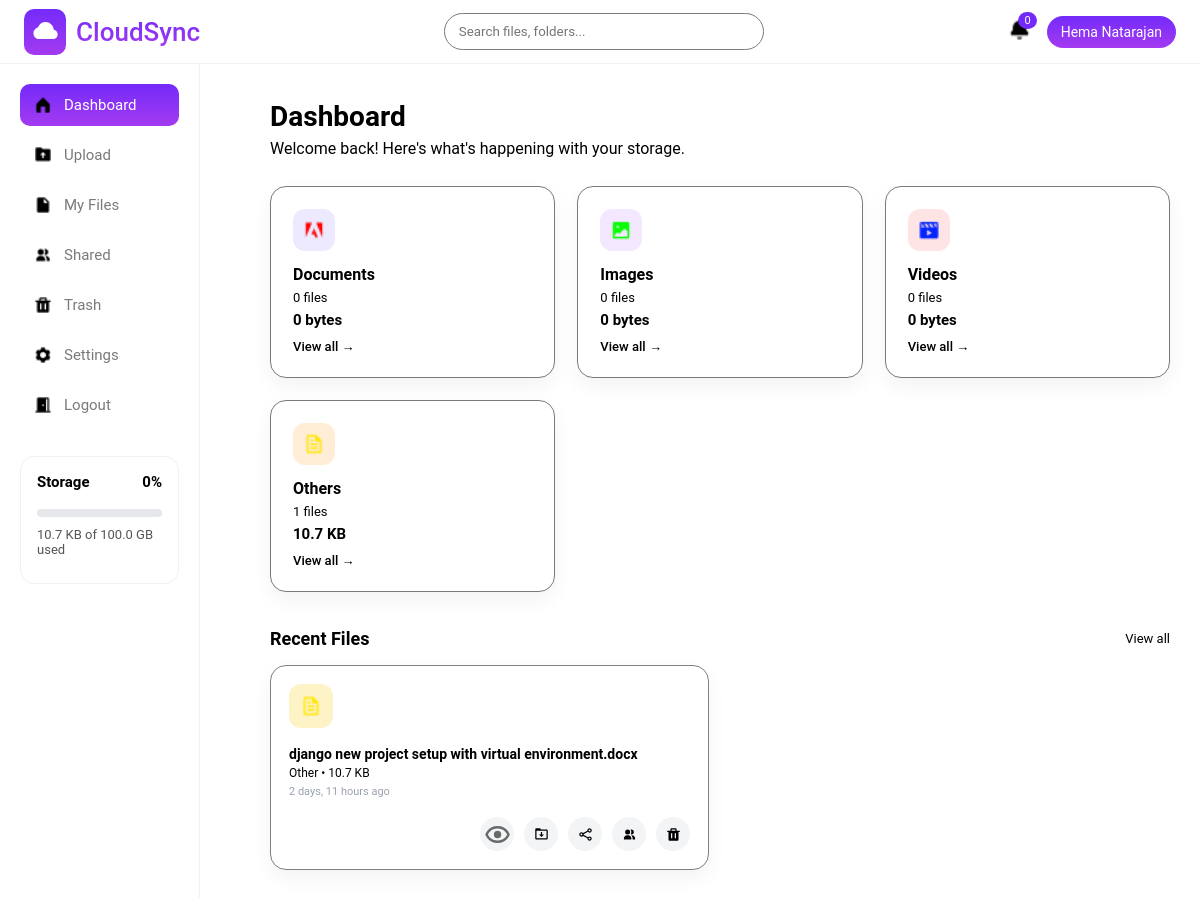
The page /user/dashboard/ (signed in) on the database its author committed.
### accounts/models.py (models this page shows)
class User(AbstractUser):
    profile_picture = models.ImageField(null=True, blank=True, upload_to = profile_image_upload_path)
    phone = models.CharField(max_length=10, unique=True, null=True, blank=True)

### storageapp/models.py (models this page shows, shortened)
class CloudFile(models.Model):
    FILE_TYPES = (
        ("image", "Image"),
        ("video", "Video"),
        ("document", "Document"),
        ("other", "Other"),
    )
    user = models.ForeignKey(settings.AUTH_USER_MODEL, on_delete=models.CASCADE)
    file_name = models.CharField(max_length=255)
    file_size = models.BigIntegerField()
    file_type = models.CharField(max_length=20, choices=FILE_TYPES)
    file_url = models.URLField(null=True, blank=True)
    uploaded_file = models.FileField(upload_to='cloud/',null=True)
    public_id = models.CharField(max_length=255,null=True)
    uploaded_at = models.DateTimeField(auto_now_add=True)
    is_deleted = models.BooleanField(default=False)
    deleted_at = models.DateTimeField(null=True, blank=True)

### storageapp/views.py (the view)
# urls.py: path('dashboard/', dashboard, name='dashboard'),
def dashboard(request):
    if request.user.is_authenticated and not request.user.is_superuser:
        user = request.user
        files = CloudFile.objects.filter(user=user, is_deleted=False)
        stats = {
            "document": files.filter(file_type="document"),
            "image": files.filter(file_type="image"),
            "video": files.filter(file_type="video"),
            "other": files.filter(file_type="other"),
        }
        cards = {}
        for key, qs in stats.items():
            cards[key] = {
                "count": qs.count(),
                "size": qs.aggregate(total=Sum("file_size"))["total"] or 0
            }
        recent_files = files.order_by("-uploaded_at")[:6]
        return render(request, "storageapp/dashboard.html", {
            "cards": cards,
            "recent_files": recent_files
        })
    elif request.user.is_authenticated and request.user.is_superuser:
        return redirect('storageapp:admin_dashboard')
    else:
        return redirect('accounts:signin_page')

### storageapp/context_processors.py (called while the page is built)
def storage_info(request):
    if not request.user.is_authenticated:
        return {}
    sub = UserSubscription.objects.select_related("plan").filter(user=request.user).first()
    used = (
        CloudFile.objects
        .filter(user=request.user, is_deleted=False)
        .aggregate(total=Sum("file_size"))["total"] or 0
    )
    limit = sub.plan.storage_limit
    storage_percent = min(
        int((used / limit) * 100) if limit else 0,
        100
    )
    return {
        "storage_used": used,
        "storage_limit": limit,
        "storage_percent": int((used / limit) * 100) if limit else 0,
        "current_plan": sub.plan,
        "storage_percent":storage_percent,
    }

### subscriptions/context_processors.py (called while the page is built)
def subscription_context(request):
    if not request.user.is_authenticated:
        return {}
    subscription = UserSubscription.objects.select_related("plan").get(user=request.user)
    used = CloudFile.objects.filter(
        user=request.user,
        is_deleted=False
    ).aggregate(s=Sum("file_size"))["s"] or 0
    limit = subscription.plan.storage_limit
    percent = min(int((used / limit) * 100), 100) if limit else 0
    return {
        "current_plan": subscription.plan,
        "storage_used": used,
        "storage_limit": limit,
        "storage_percent": percent,
    }

### storageapp/templates/storageapp/dashboard.html (shortened to what this page needs)
{% extends 'storageapp/base.html' %}
{% load static %}
{% load humanize %}
{% block style %}
    <link rel="stylesheet" href="{% static 'css/dashboard.css' %}">
{% endblock %}
{% block content %}
<h2 class="dashboard-title">Dashboard</h2>
<p class="dashboard-subtitle">
    Welcome back! Here's what's happening with your storage.
</p>
<div class="storage-cards">
    <div class="card">
        <div class="card-icon purple">
            <img src="{% static 'images/adobe.png' %}">
        </div>
        <h4>Documents</h4>
        <p><span id="doc-count">{{ cards.document.count }}</span> files</p>
        <strong id="doc-size">{{ cards.document.size|filesizeformat }}</strong>
        <a href="{% url 'storageapp:myfiles' %}?type=document">View all →</a>
    </div>
    <div class="card">
        <div class="card-icon violet">
            <img src="{% static 'images/image.png' %}" alt="Video">
        </div>
        <h4>Images</h4>
        <p><span id="img-count">{{ cards.image.count }}</span> files</p>
        <strong id="img-size">{{ cards.image.size|filesizeformat }}</strong>
        <a href="{% url 'storageapp:myfiles' %}?type=image">View all →</a>
    </div>
    <div class="card">
        <div class="card-icon pink">
            <img src="{% static 'images/video.png' %}" alt="Video">
        </div>
        <h4>Videos</h4>
        <p><span id="vid-count">{{ cards.video.count }}</span> files</p>
        <strong id="vid-size">{{ cards.video.size|filesizeformat }}</strong>
        <a href="{% url 'storageapp:myfiles' %}?type=video">View all →</a>
    </div>
    <div class="card">
        <div class="card-icon orange">
            <img src="{% static 'images/file.png' %}" alt="Video">
        </div>
        <h4>Others</h4>
        <p><span id="oth-count">{{ cards.other.count }}</span> files</p>
        <strong id="oth-size">{{ cards.other.size|filesizeformat }}</strong>
        <a href="{% url 'storageapp:myfiles' %}?type=other">View all →</a>
    </div>
</div>
<div class="recent-header">
    <h3>Recent Files</h3>
    <a href="{% url 'storageapp:myfiles' %}">View all</a>
</div>
<div class="recent-grid">
    {% for file in recent_files %}
    <div class="recent-card" id="file-{{ file.id }}" data-name="{{ file.file_name|lower }}">
        <div class="recent-icon {{ file.file_type }}">
            {% if file.file_type == "image" %}
                <img src="{% static 'images/image.png' %}" alt="Image">
            {% elif file.file_type == "video" %}
                <img src="{% static 'images/video.png' %}" alt="Video">
            {% elif file.file_type == "document" %}
                <img src="{% static 'images/adobe.png' %}" alt="Document">
            {% else %}
                <img src="{% static 'images/file.png' %}" alt="Other">
            {% endif %}
        </div>
        <div class="recent-info">
            <h5>{{ file.file_name }}</h5>
            <p>
                {{ file.file_type|capfirst }} • {{ file.file_size|filesizeformat }}
            </p>
            <small>{{ file.uploaded_at|naturaltime }}</small>
        </div>
        <div class="recent-actions">
            {% if file.file_type == "other" %}
            <a href="{{ file.file_url }}" target="_blank" class="icon-btn">
                <img src="{% static 'images/hidepassword_icon.png' %}" alt="">
            </a>
            {% endif %}
            <a href="{% url 'storageapp:download_file' file.id %}"
            class="icon-btn download"
            title="Download">
                <img src="{% static 'images/download.png' %}" alt="">
            </a>
            <a href="javascript:void(0)"
                title="Share"
                class="icon-btn"
                onclick="openShareModal('{{ file.file_url }}')">
                    <img src="{% static 'images/shareicon.png' %}" alt="Share">
            </a>
            <button class="icon-btn share"
                title="Give access"
                    onclick="shareFile('{{ file.id }}')">
                <img src="{% static 'images/share.png' %}">
            </button>
            <button
                class="icon-btn trash"
                title="Move to Trash"
                onclick="moveToTrash('{{ file.id }}')">
                <img src="{% static 'images/trash.png' %}" alt="">
            </button>
        </div>
    </div>
    {% endfor %}
</div>
{% endblock %}

### storageapp/templates/storageapp/base.html (shortened to what this page needs)
{% load static %}
<!DOCTYPE html>
<html lang="en">
<head>
    <link rel="stylesheet" href="{% static 'css/common.css' %}">
    <link rel="stylesheet" href="{% static 'css/base.css' %}">
    {% block style %}
    {% endblock %}
</head>
<body>
<div class="header">
    <div class="logoarea">
        <div class="logoimage">
            <img src="{% static 'images/cloud.png' %}" alt="logoimage">
        </div>
        <div class="logotext">CloudSync</div>
    </div>
    {% if request.resolver_match.url_name == 'dashboard' or request.resolver_match.url_name == 'shared_files' or request.resolver_match.url_name == 'myfiles' %}
    <form onsubmit="return false;" class="global-search">
        <div class="search-box">
        <input
            type="text"
            id="globalSearchInput"
            placeholder="Search files, folders..."
        >
        </div>
    </form>
    {% endif %}
    <div class="header-right">
        <div class="notification"><img src="{% static 'images/bell.png' %}" alt="" srcset=""><span>0</span></div>
        <div class="user-pill">{{ request.user.first_name|default:request.user.username }}</div>
    </div>
</div>
<div class="sidebar">
    <a href="{% url 'storageapp:dashboard' %}" class="nav-item {% if request.resolver_match.url_name == 'dashboard' %}active{% endif %}"><img src="{% static 'images/dashboard.png' %}" alt=""> Dashboard</a>
    <a href="{% url 'storageapp:upload_page' %}" class="nav-item {% if request.resolver_match.url_name == 'upload_page' %}active{% endif %}"><img src="{% static 'images/upload.png' %}" alt=""> Upload</a>
    <a href="{% url 'storageapp:myfiles' %}" class="nav-item {% if request.resolver_match.url_name == 'myfiles' %}active{% endif %}"><img src="{% static 'images/myfile.png' %}" alt=""> My Files</a>
    <a href="{% url 'storageapp:shared_files' %}" class="nav-item {% if request.resolver_match.url_name == 'shared_files' %}active{% endif %}"><img src="{% static 'images/share.png' %}" alt=""> Shared</a>
    <a href="{% url 'storageapp:trash' %}" class="nav-item {% if request.resolver_match.url_name == 'trash' %}active{% endif %}"><img src="{% static 'images/trash.png' %}" alt=""> Trash</a>
    <a href="{% url 'storageapp:settings_page' %}" class="nav-item {% if request.resolver_match.url_name == 'settings' %}active{% endif %}"><img src="{% static 'images/settings.png' %}" alt=""> Settings</a>
    <a href="{% url 'accounts:user_logout' %}" class="nav-item"><img src="{% static 'images/logout.png' %}" alt=""> Logout</a>
    <div class="storage-box">
        <div style="display:flex;justify-content:space-between">
            <strong>Storage</strong>
            <strong>{{ storage_percent }}%</strong>
        </div>
        <div class="progressbar">
        </div>
        <p>
            {{ storage_used|filesizeformat }}
            of
            {{ storage_limit|filesizeformat }}
            used
        </p>
    </div>
</div>
<div class="main">
    {% block content %}
    {% endblock %}
</div>
</body>
</html>

### static/css/common.css (style rules this page uses)
* { margin: 0; padding: 0; box-sizing: border-box; font-family: 'Roboto', sans-serif; }
:root { --white:#ffffff; --red:red; --blue:#742BFA; --violet:#A43AF0; --grey:#7A7A7A; --lightgrey:#f1f1f1; --bordergrey:#d0d0d0; --black:#000000; }
body { background: var(--white); color: var(--black); }
html { min-width: 320px; scroll-behavior: smooth; }
a { text-decoration: none; }

### static/css/base.css (style rules this page uses)
.header { height: 64px; background: var(--white); display: flex; align-items: center; justify-content: space-between; padding: 0 24px; border-bottom: 1px solid var(--lightgrey); position: fixed; top: 0; left: 0; right: 0; z-index: 100; }
.logoarea { display: flex; align-items: center; gap: 10px; }
.logoarea .logoimage { background:linear-gradient(to bottom, #742BFA, #A43AF0); padding: 7px; border-radius: 10px; }
.logoarea .logotext { background-image: linear-gradient(to bottom, #742BFA, #A43AF0); background-clip: text; -webkit-background-clip: text; color: transparent; -webkit-text-fill-color: transparent; font-size: clamp(20px, 2.5vw, 26px); font-weight: 550; }
.search-box input { width: 320px; padding: 10px 14px; border-radius: 30px; border: 1px solid var(--grey); outline: none; }
.header-right { display: flex; align-items: center; gap: 16px; }
.header-right img { width: 23px; height: 23px; }
.notification { position: relative; font-size: 18px; cursor: pointer; }
.notification span { position: absolute; top: -6px; right: -6px; background: var(--blue); color: var(--white); font-size: 11px; padding: 2px 6px; border-radius: 50%; }
.user-pill { background: linear-gradient(to bottom, #742BFA, #A43AF0); color: var(--white); padding: 8px 14px; border-radius: 30px; font-size: 14px; cursor: pointer; }
.sidebar { width: 200px; min-width: 180px; background: var(--white); position: fixed; top: 64px; bottom: 0; left: 0; border-right: 1px solid var(--lightgrey); padding: 20px; }
.sidebar img { width: 18px; height: 18px; }
.nav-item { display: flex; align-items: center; gap: 12px; padding: 12px 14px; border-radius: 10px; color: var(--grey); text-decoration: none; margin-bottom: 8px; font-size: 15px; }
.nav-item.active, .nav-item:hover { background: linear-gradient(to bottom, #742BFA, #A43AF0); color: var(--white); }
.storage-box { margin-top: 30px; border: 1px solid var(--lightgrey); border-radius: 14px; padding: 16px; background: #fff; }
.storage-box strong { font-size: 15px; display: block; margin-bottom: 8px; }
.progressbar { height: 8px; background: #e5e7eb; border-radius: 999px; overflow: hidden; margin: 10px 0; }
.storage-box p { font-size: 13px; color: #555; margin: 6px 0 10px; }
.main { margin-left: 240px; padding: 100px 30px 30px; }

### rows shown on the page
User: user.first_name "Hema Natarajan"
CloudFile: file_name "django new project setup with virtual environment.docx", file_type "Other", file_size|filesizeformat "10.7 KB", uploaded_at "2 days, 11 hours ago"

### other values the page prints
{{ storage_percent }} "0"
{{ storage_used|filesizeformat }} "10.7 KB"
{{ storage_limit|filesizeformat }} "100.0 GB"
{{ cards.document.count }} "0"
{{ cards.document.size|filesizeformat }} "0 bytes"
{{ cards.image.count }} "0"
{{ cards.image.size|filesizeformat }} "0 bytes"
{{ cards.video.count }} "0"
{{ cards.video.size|filesizeformat }} "0 bytes"
{{ cards.other.count }} "1"
{{ cards.other.size|filesizeformat }} "10.7 KB"
